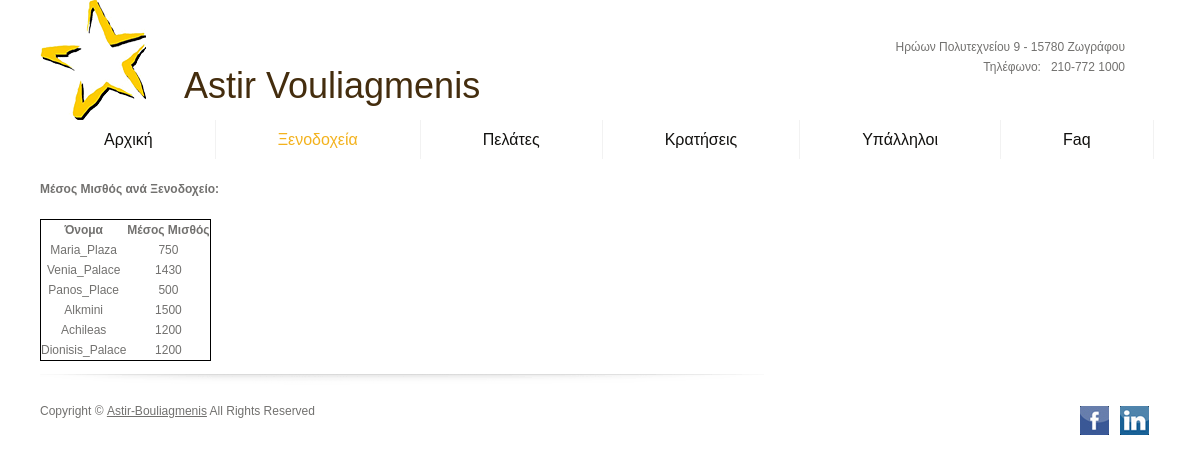
The app's page /hotels_view.php?avgsalary=true with its own data.
### tables this page shows
CREATE TABLE IF NOT EXISTS `hotels` (
  `hotel_id` int(11) NOT NULL AUTO_INCREMENT,
  `name` varchar(25) NOT NULL,
  `street` varchar(10) NOT NULL,
  `number` int(11) NOT NULL,
  `postalcode` int(11) NOT NULL,
  `city` varchar(10) NOT NULL,
  `rate` tinyint(4) NOT NULL,
  `construction_year` year(4) NOT NULL,
  `renovation_year` year(4) DEFAULT NULL,
  PRIMARY KEY (`hotel_id`)
);

### models/hotels.php (called while the page is built, shortened)
<?php
	function GetAvgSalaryPerHotel() {
        $res = mysql_query(
            "SELECT
                *
            FROM
                average_salary"
        );
        $rows = array();
        while ( $row = mysql_fetch_array( $res ) ) {
            $rows[] = $row;
        }
        return $rows;
    }
?>

### views/hotels_avg_salary_view.php (the view)
<div id="sel_wrapper">
	<h3>Μέσος Μισθός ανά Ξενοδοχείο:</h3>
	<br>
	<table class="hotels_table">
		<tr>
			<td class="table_titles" >
				<strong>Όνομα</strong>
			</td>
			<td class="table_titles" >
				<strong>Μέσος Μισθός</strong>
			</td>
		</tr>
		<?php
			foreach( $hotels as $hotel ) {?>
				<tr><?php
					$td = "<td>" . $hotel[0] . "</td>";
					echo $td;
					$salary = explode( ".", $hotel[1] );
					$td = "<td>" . $salary[0] . "</td>";
					echo $td;
			?></tr><?php
			}
		?>
	</table>
</div>

### css/style.css (style rules this page uses)
body { background:#fff; border:0; font:12px Arial, Helvetica, sans-serif; color:#72716f; line-height:20px; min-width:1120px }
.main { margin:0 auto; width:960px; padding:0 6px }
table { border: 1px solid black; text-align: center; }
td { min-width: 7em; }

### records on screen
hotels: name "Maria_Plaza", salary "750"
hotels: name "Venia_Palace", salary "1430"
hotels: name "Panos_Place", salary "500"
hotels: name "Alkmini", salary "1500"
hotels: name "Achileas", salary "1200"
hotels: name "Dionisis_Palace", salary "1200"
